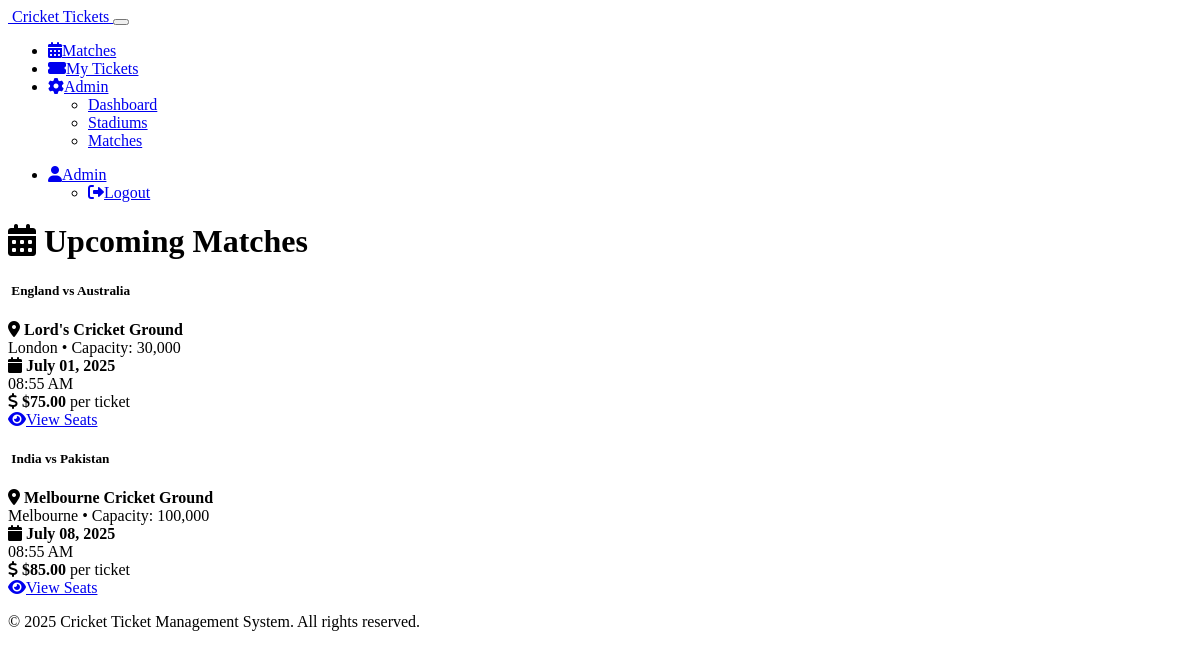
Screenshot of /matches (signed in) with the database file from the repository.
### models.py (models this page shows)
class User(UserMixin, db.Model):
    id = db.Column(db.Integer, primary_key=True)
    name = db.Column(db.String(100), nullable=False)
    email = db.Column(db.String(120), unique=True, nullable=False)
    password_hash = db.Column(db.String(256), nullable=False)
    is_admin = db.Column(db.Boolean, default=False)
    created_at = db.Column(db.DateTime, default=datetime.utcnow)
    bookings = db.relationship('Booking', backref='user', lazy=True, cascade='all, delete-orphan')

class Match(db.Model):
    id = db.Column(db.Integer, primary_key=True)
    team1 = db.Column(db.String(100), nullable=False)
    team2 = db.Column(db.String(100), nullable=False)
    stadium_id = db.Column(db.Integer, db.ForeignKey('stadium.id'), nullable=False)
    match_date = db.Column(db.DateTime, nullable=False)
    ticket_price = db.Column(db.Float, nullable=False)
    created_at = db.Column(db.DateTime, default=datetime.utcnow)
    bookings = db.relationship('Booking', backref='match', lazy=True, cascade='all, delete-orphan')

class Stadium(db.Model):
    id = db.Column(db.Integer, primary_key=True)
    name = db.Column(db.String(200), nullable=False)
    city = db.Column(db.String(100), nullable=False)
    capacity = db.Column(db.Integer, nullable=False)
    rows = db.Column(db.Integer, nullable=False)
    seats_per_row = db.Column(db.Integer, nullable=False)
    created_at = db.Column(db.DateTime, default=datetime.utcnow)
    matches = db.relationship('Match', backref='stadium', lazy=True, cascade='all, delete-orphan')

### routes.py (the view)
@app.route('/matches')
def matches():
    matches = Match.query.join(Stadium).filter(Match.match_date > datetime.utcnow()).all()
    return render_template('matches.html', matches=matches)

### app.py (called while the page is built)
@login_manager.user_loader
def load_user(user_id):
    from models import User
    return User.query.get(int(user_id))

### templates/matches.html (shortened to what this page needs)
{% extends "base.html" %}
{% block content %}
<div class="container">
    <div class="row">
        <div class="col-12">
            <div class="d-flex justify-content-between align-items-center mb-4">
                <h1>
                    <i class="fas fa-calendar-alt me-2"></i>
                    Upcoming Matches
                </h1>
            </div>
        </div>
    </div>
    {% if matches %}
        <div class="row">
            {% for match in matches %}
                <div class="col-lg-6 col-xl-4 mb-4">
                    <div class="card h-100 shadow-sm hover-shadow">
                        <div class="card-header bg-primary text-white">
                            <div class="d-flex justify-content-between align-items-center">
                                <h5 class="mb-0">
                                    {{ match.team1 }} vs {{ match.team2 }}
                                </h5>
                            </div>
                        </div>
                        <div class="card-body">
                            <div class="mb-3">
                                <div class="d-flex align-items-center mb-2">
                                    <i class="fas fa-map-marker-alt text-danger me-2"></i>
                                    <strong>{{ match.stadium.name }}</strong>
                                </div>
                                <div class="text-muted ms-3">
                                    {{ match.stadium.city }} • Capacity: {{ "{:,}".format(match.stadium.capacity) }}
                                </div>
                            </div>
                            <div class="mb-3">
                                <div class="d-flex align-items-center mb-2">
                                    <i class="fas fa-calendar text-info me-2"></i>
                                    <strong>{{ match.match_date.strftime('%B %d, %Y') }}</strong>
                                </div>
                                <div class="text-muted ms-3">
                                    {{ match.match_date.strftime('%I:%M %p') }}
                                </div>
                            </div>
                            <div class="mb-3">
                                <div class="d-flex align-items-center">
                                    <i class="fas fa-dollar-sign text-success me-2"></i>
                                    <strong class="text-success fs-5">${{ "%.2f"|format(match.ticket_price) }}</strong>
                                    <span class="text-muted ms-2">per ticket</span>
                                </div>
                            </div>
                        </div>
                        <div class="card-footer bg-transparent">
                            {% if current_user.is_authenticated %}
                                <a href="{{ url_for('seats', match_id=match.id) }}" class="btn btn-primary w-100">
                                    <i class="fas fa-eye me-2"></i>View Seats
                                </a>
                            {% else %}
                                <a href="{{ url_for('login') }}" class="btn btn-outline-primary w-100">
                                    <i class="fas fa-sign-in-alt me-2"></i>Login to Book
                                </a>
                            {% endif %}
                        </div>
                    </div>
                </div>
            {% endfor %}
        </div>
    {% endif %}
</div>
{% endblock %}

### templates/base.html (shortened to what this page needs)
<!DOCTYPE html>
<html lang="en" data-bs-theme="dark">
<head>
    <link href="https://cdn.replit.com/agent/bootstrap-agent-dark-theme.min.css" rel="stylesheet">
    <link rel="stylesheet" href="https://cdnjs.cloudflare.com/ajax/libs/font-awesome/6.0.0/css/all.min.css">
    <link rel="stylesheet" href="{{ url_for('static', filename='css/style.css') }}">
</head>
<body>
    <nav class="navbar navbar-expand-lg navbar-dark bg-primary">
        <div class="container">
            <a class="navbar-brand" href="{{ url_for('index') }}">
                Cricket Tickets
            </a>
            <button class="navbar-toggler" type="button" data-bs-toggle="collapse" data-bs-target="#navbarNav">
            </button>
            <div class="collapse navbar-collapse" id="navbarNav">
                <ul class="navbar-nav me-auto">
                    <li class="nav-item">
                        <a class="nav-link" href="{{ url_for('matches') }}">
                            <i class="fas fa-calendar-alt me-1"></i>Matches
                        </a>
                    </li>
                    {% if current_user.is_authenticated %}
                        <li class="nav-item">
                            <a class="nav-link" href="{{ url_for('tickets') }}">
                                <i class="fas fa-ticket-alt me-1"></i>My Tickets
                            </a>
                        </li>
                        {% if current_user.is_admin %}
                            <li class="nav-item dropdown">
                                <a class="nav-link dropdown-toggle" href="#" role="button" data-bs-toggle="dropdown">
                                    <i class="fas fa-cog me-1"></i>Admin
                                </a>
                                <ul class="dropdown-menu">
                                    <li><a class="dropdown-item" href="{{ url_for('dashboard') }}">Dashboard</a></li>
                                    <li><a class="dropdown-item" href="{{ url_for('admin_stadiums') }}">Stadiums</a></li>
                                    <li><a class="dropdown-item" href="{{ url_for('admin_matches') }}">Matches</a></li>
                                </ul>
                            </li>
                        {% endif %}
                    {% endif %}
                </ul>
                <ul class="navbar-nav">
                    {% if current_user.is_authenticated %}
                        <li class="nav-item dropdown">
                            <a class="nav-link dropdown-toggle" href="#" role="button" data-bs-toggle="dropdown">
                                <i class="fas fa-user me-1"></i>{{ current_user.name }}
                            </a>
                            <ul class="dropdown-menu">
                                <li><a class="dropdown-item" href="{{ url_for('logout') }}">
                                    <i class="fas fa-sign-out-alt me-1"></i>Logout
                                </a></li>
                            </ul>
                        </li>
                    {% endif %}
                </ul>
            </div>
        </div>
    </nav>
    <main class="py-4">
        {% block content %}{% endblock %}
    </main>
    <footer class="bg-dark mt-5 py-4">
        <div class="container text-center">
            <p class="mb-0">&copy; 2025 Cricket Ticket Management System. All rights reserved.</p>
        </div>
    </footer>
</body>
</html>

### static/css/style.css (style rules this page uses)
.card { transition: transform 0.2s ease, box-shadow 0.2s ease; }
.btn { transition: all 0.2s ease; }
:root { --cricket-green: #2d5a27; --cricket-brown: #8b4513; --cricket-white: #ffffff; }
.card-header.bg-primary { background: linear-gradient(135deg, var(--bs-primary), var(--bs-info)) !important; }
footer { margin-top: auto; }

### templates/matches.html (style rules this page uses)
.hover-shadow { transition: box-shadow 0.3s ease; }

### rows the page displays
User: name "Admin"
Match: team1 "England", team2 "Australia", stadium.name "Lord's Cricket Ground", stadium.city "London", match_date "July 01, 2025", match_date "08:55 AM", ticket_price "75.00"
Stadium: stadium.capacity "30,000"
Match: team1 "India", team2 "Pakistan", stadium.name "Melbourne Cricket Ground", stadium.city "Melbourne", match_date "July 08, 2025", match_date "08:55 AM", ticket_price "85.00"
Stadium: stadium.capacity "100,000"
